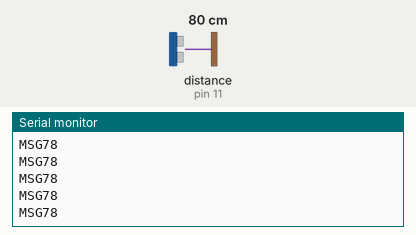
A sketch run on a simulated Arduino Uno, built with avr-gcc and run on an emulated ATmega328P. Parts: the last lines printed to the serial monitor. Wiring (inferred from the names in the program): ultrasonic range finder: trigger pin 12; echo pin 11. The inputs (shaded band) are chosen by the test bench; at power-on: distance to the obstacle (sensor on pin 11) 80 cm. The echo pulse lasts 58.3 µs per cm.

Above: at 1.2 s.
1.3 s: distance to the obstacle (sensor on pin 11) set to 2 cm
At 2.0 s:
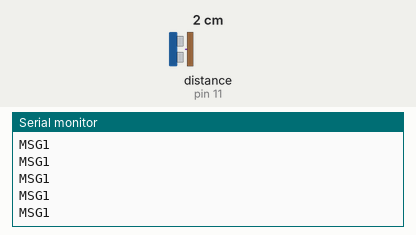
2.8 s: distance to the obstacle (sensor on pin 11) set to 4 cm
At 3.8 s:
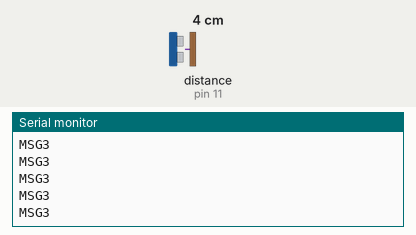
Timing chart, 0 to 5.8 s (numbered marks = the images above; inputs shaded):
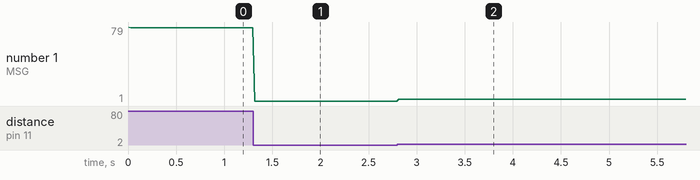

The sketch:

Lesson5.ino
```cpp
// defines pins numbers
const int trigPin = 12;
const int echoPin = 11;
// defines variables
long duration;
int distance;

void setup() {
  pinMode(trigPin, OUTPUT); // Sets the trigPin as an Output
  pinMode(echoPin, INPUT); // Sets the echoPin as an Input
  Serial.begin(9600); // Starts the serial communication
}

void loop() {
  // Clears the trigPin
  digitalWrite(trigPin, LOW);
  delayMicroseconds(2);
  // Sets the trigPin on HIGH state for 10 micro seconds
  digitalWrite(trigPin, HIGH);
  delayMicroseconds(10);
  digitalWrite(trigPin, LOW);
  // Reads the echoPin, returns the sound wave travel time in microseconds
  duration = pulseIn(echoPin, HIGH);
  // Calculating the distance
  distance= (duration*0.034)/2;  //Speed of sound in air  at  standard condition = 0.034cm/µs
  // Prints the distance on the Serial Monitor
  String message = "MSG";
  message += distance;
  Serial.println(message);
  delay(20);
}
```

Measured:
- after the input at 1.3 s, the serial monitor: prints a new line at once (image 1)
- after the input at 2.8 s, the serial monitor: prints a new line at once (image 2)
- plotted number 1: 78 → 1 after the input at 1.3 s, 1 → 3 after the input at 2.8 s
